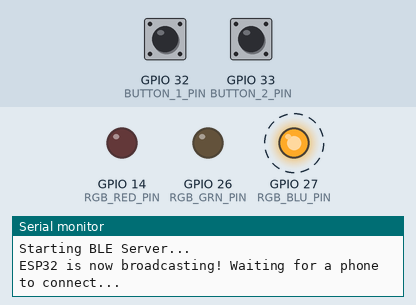
Recording of a program running on a simulated ESP32. Parts: output pins drawn as LEDs (lit = HIGH), the last lines printed to the serial monitor. Dashed ring = blinking. Inputs (shaded band) come from the test bench; at power-on: GPIO 33 (BUTTON_2_PIN) HIGH, GPIO 32 (BUTTON_1_PIN) HIGH. Nothing arrives over Bluetooth unless stated; a phone connects over Bluetooth LE 3 s after start.

Above: at 1.2 s.
1.3 s: GPIO 33 (BUTTON_2_PIN) pulled LOW for 0.15 s
At 3.3 s:
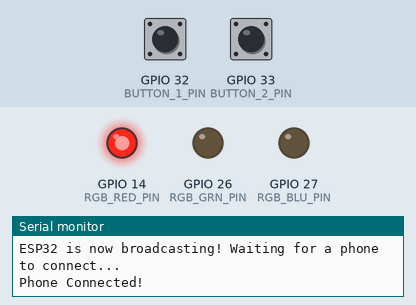
6.5 s: GPIO 33 (BUTTON_2_PIN) pulled LOW for 1 s
At 9.4 s:
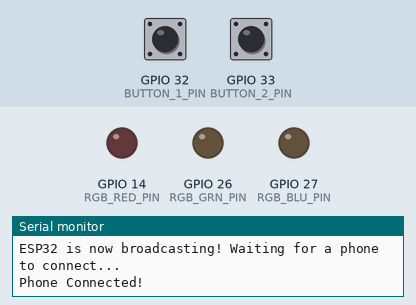
10.5 s: GPIO 33 (BUTTON_2_PIN) pulled LOW for 3.2 s
At 11.2 s:
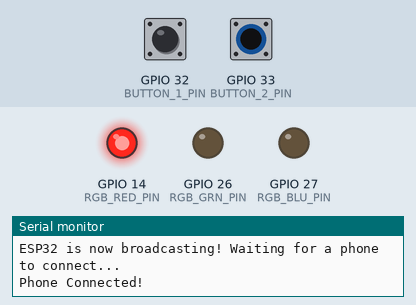
Timing chart, 0 to 16.8 s (numbered marks = the images above; inputs shaded):
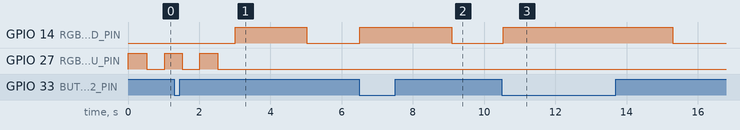

Measured:
- after the input at 1.3 s, GPIO 14 (RGB_RED_PIN): LOW → HIGH after 1.7 s, → LOW 2.0 s later
- after the input at 6.5 s, GPIO 14 (RGB_RED_PIN): LOW → HIGH at once, → LOW 2.6 s later
- after the input at 10.5 s, GPIO 14 (RGB_RED_PIN): LOW → HIGH at once, → LOW 4.8 s later

The program:

main.cpp
```cpp
#include <Arduino.h>
#include <BLEDevice.h>
#include <BLEUtils.h>
#include <BLEServer.h>
#include <freertos/task.h>
#include <freertos/queue.h>

// --- FREERTOS TASK HANDLES ---
TaskHandle_t TaskBLEServerHandle = NULL;
TaskHandle_t TaskButtonHandle = NULL;
TaskHandle_t TaskRGBEngineHandle = NULL;

// --- INTER-TASK COMMUNICATION ---
volatile bool deviceConnected = false;
volatile bool proximityLockingActive = false;
volatile bool isLocked = true;
volatile int statusDisplayTimer = 0;

BLEServer* pGlobalServer = NULL;

// --- HARDWARE CONFIGURATION ---
#define BUTTON_1_PIN  32 // Bluetooth connection search (reset)
#define BUTTON_2_PIN  33 // System status indicator with LED
#define RGB_RED_PIN   14
#define RGB_GRN_PIN   26
#define RGB_BLU_PIN   27


// --- BLUETOOTH CONECTIONS ---
#define SERVICE_UUID        "4fafc201-1fb5-459e-8fcc-c5c9c331914b"
#define CHARACTERISTIC_UUID "beb5483e-36e1-4688-b7f5-ea07361b26a8"


class MyServerCallbacks: public BLEServerCallbacks {
        void onConnect(BLEServer* pServer) {
          deviceConnected = true;
          Serial.println("Phone Connected!");
        };

        void onDisconnect(BLEServer* pServer) {
          deviceConnected = false;
          Serial.println("Phone Disconnected. Searching again...");
          // Restart advertising so the phone can reconnect later
          BLEDevice::startAdvertising();
        }
    };

class MyCharacteristicCallbacks: public BLECharacteristicCallbacks{
    void onWrite(BLECharacteristic *pCharacteristic){
        std::string rxValue = pCharacteristic-> getValue();
        if (rxValue.length() > 0) {
            int receivedCommand = rxValue[0];

            if (receivedCommand == 0) {
                isLocked = true;
                Serial.println("Command Received: LOCK");
            } else if (receivedCommand == 1) {
                isLocked = false;
                Serial.println("Command Received: UNLOCK");
            } else if (receivedCommand == 2) {
                proximityLockingActive = !proximityLockingActive;

                if (proximityLockingActive) {
                    Serial.println("System ARMED: Proximity Locking Active");
                } else {
                    Serial.println("System DISARMED: Manual Mode Only");
                }
            }
        }
    }
};

// ==========================================
//               CORE 0 TASKS
// ==========================================

// Task 1: BLE Mesh Scanning
void TaskBLEServer(void *pvParameters) {
    Serial.println("Starting BLE Server...");

    // Name of ESP32 (This is what the phone will see)
    BLEDevice::init("Proximity_ESP32");

    // Creates the BLE Server
   pGlobalServer = BLEDevice::createServer();
    pGlobalServer->setCallbacks(new MyServerCallbacks());

    // Create the BLE Service
    BLEService *pService = pGlobalServer->createService(SERVICE_UUID);

    // Create a BLE Characteristic (Used to send/receive data)
    BLECharacteristic *pCharacteristic = pService->createCharacteristic(
                                         CHARACTERISTIC_UUID,
                                         BLECharacteristic::PROPERTY_READ |
                                         BLECharacteristic::PROPERTY_WRITE
                                       );

    pCharacteristic->setValue("ESP32 is ready!");
    pCharacteristic->setCallbacks(new MyCharacteristicCallbacks());

    // Start the service
    pService->start();

    // Start broadcasting (advertising) so the phone can find it
    BLEAdvertising *pAdvertising = BLEDevice::getAdvertising();
    pAdvertising->addServiceUUID(SERVICE_UUID);
    pAdvertising->setScanResponse(true);
    pAdvertising->setMinPreferred(0x06);
    pAdvertising->setMinPreferred(0x12);
    BLEDevice::startAdvertising();

    Serial.println("ESP32 is now broadcasting! Waiting for a phone to connect...");

    for (;;) {
        // The BLE connection runs in the background
        vTaskDelay(pdMS_TO_TICKS(100)); // Yield to prevent watchdog starvation
    }
}


// ==========================================
//               CORE 1 TASKS
// ==========================================

// Task 2: Button Debouncing & Software ISR Handling
void TaskButton(void *pvParameters) {
    // Initialize your GPIO input pins here
    pinMode(BUTTON_1_PIN, INPUT_PULLUP);
    pinMode(BUTTON_2_PIN, INPUT_PULLUP);
    for (;;) {
        // 1. Monitor state changes on  Momentary Tactile Buttons
        if(digitalRead(BUTTON_1_PIN) == LOW){ // Reset or start bluetooth connection search
           if(!deviceConnected){
                Serial.println("Restarting Connection Search");
                BLEDevice::startAdvertising();
            }
            else{
                Serial.println("Force Phone Disconnect");
                pGlobalServer->disconnect(pGlobalServer->getConnId());
            }
            vTaskDelay(pdMS_TO_TICKS(500));
        }
        if(digitalRead(BUTTON_2_PIN) == LOW){ // Display System state with LED (Make TaskButton higher priority once device is connected)
            statusDisplayTimer = 2000;
            vTaskDelay(pdMS_TO_TICKS(500));
        }

        vTaskDelay(pdMS_TO_TICKS(50));
    }
}

// Task 3: RGB State Engine
void TaskRGBEngine(void *pvParameters) {
    // Initialize your PWM channels / GPIO output pins here for the Common Cathode LED
    pinMode(RGB_RED_PIN, OUTPUT);
    pinMode(RGB_GRN_PIN, OUTPUT);
    pinMode(RGB_BLU_PIN, OUTPUT);

    digitalWrite(RGB_RED_PIN, LOW);
    digitalWrite(RGB_GRN_PIN, LOW);
    digitalWrite(RGB_BLU_PIN, LOW);
    for (;;) {
        digitalWrite(RGB_RED_PIN, LOW);
        digitalWrite(RGB_GRN_PIN, LOW);
        digitalWrite(RGB_BLU_PIN, LOW);
        if(!deviceConnected){
            if ((millis() / 500) % 2 == 0) {
                digitalWrite(RGB_BLU_PIN, HIGH);
            }

        }
        else if (statusDisplayTimer > 0){
            if(isLocked){
                digitalWrite(RGB_RED_PIN, HIGH);
            }
            else if(!isLocked && !proximityLockingActive){
                digitalWrite(RGB_BLU_PIN, HIGH);
                digitalWrite(RGB_RED_PIN, HIGH);
            }
            else if (proximityLockingActive){
                digitalWrite(RGB_GRN_PIN, HIGH);
            }
            statusDisplayTimer -= 33;
        }

        vTaskDelay(pdMS_TO_TICKS(33));
    }
}


// ==========================================
//               SYSTEM SETUP
// ==========================================
void setup() {
    Serial.begin(115200);

    // Initialize Future Inter-Task Communication queues here
    // rssiQueue = xQueueCreate(10, sizeof(int));

    // CREATE CORE 0 TASK (The Protocol Core)
    xTaskCreatePinnedToCore(
        TaskBLEServer,          // Function name
        "BLE_Server",           // Text name for debugging
        4096,                   // Stack size in words (BLE requires a larger stack)
        NULL,                   // Parameter to pass
        2,                      // Priority
        &TaskBLEServerHandle,   // Task handle
        0                       // Pinned to Core 0
    );

    // CREATE CORE 1 TASKS (The Application Core)
    xTaskCreatePinnedToCore(
        TaskButton,
        "Button_Debounce",
        2048,
        NULL,
        2,
        &TaskButtonHandle,
        1                     // Pinned to Core 1
    );

    xTaskCreatePinnedToCore(
        TaskRGBEngine,
        "RGB_Engine",
        2048,
        NULL,
        1,
        &TaskRGBEngineHandle,
        1                     // Pinned to Core 1
    );
}

void loop() {
    vTaskDelete(NULL);
}
```

connectionTest.cpp
```cpp
// #include <Arduino.h>
// #include <BLEDevice.h>
// #include <BLEUtils.h>
// #include <BLEServer.h>
// #include <freertos/FreeRTOS.h>
// // potential freertos libras that can be used
// #include <freertos/task.h>
// #include <freertos/queue.h>


// // Unique IDs for the BLE Service and Characteristic
// // (You will need these exact IDs in your Android Kotlin code later!)
// #define SERVICE_UUID        "4fafc201-1fb5-459e-8fcc-c5c9c331914b"
// #define CHARACTERISTIC_UUID "beb5483e-36e1-4688-b7f5-ea07361b26a8"

// bool deviceConnected = false;

// // Callbacks to know when a phone connects or disconnects
// class MyServerCallbacks: public BLEServerCallbacks {
//     void onConnect(BLEServer* pServer) {
//       deviceConnected = true;
//       Serial.println("Phone Connected!");
//     };

//     void onDisconnect(BLEServer* pServer) {
//       deviceConnected = false;
//       Serial.println("Phone Disconnected. Searching again...");
//       // Restart advertising so the phone can reconnect later
//       BLEDevice::startAdvertising();
//     }
// };

// void setup() {
//   Serial.begin(115200);
//   Serial.println("Starting BLE Server...");

//   // 1. Name your ESP32 (This is what your phone will see)
//   BLEDevice::init("Proximity_ESP32");

//   // 2. Create the BLE Server
//   BLEServer *pServer = BLEDevice::createServer();
//   pServer->setCallbacks(new MyServerCallbacks());

//   // 3. Create the BLE Service
//   BLEService *pService = pServer->createService(SERVICE_UUID);

//   // 4. Create a BLE Characteristic (Used to send/receive data)
//   BLECharacteristic *pCharacteristic = pService->createCharacteristic(
//                                          CHARACTERISTIC_UUID,
//                                          BLECharacteristic::PROPERTY_READ |
//                                          BLECharacteristic::PROPERTY_WRITE
//                                        );

//   pCharacteristic->setValue("ESP32 is ready!");

//   // 5. Start the service
//   pService->start();

//   // 6. Start broadcasting (advertising) so the phone can find it
//   BLEAdvertising *pAdvertising = BLEDevice::getAdvertising();
//   pAdvertising->addServiceUUID(SERVICE_UUID);
//   pAdvertising->setScanResponse(true);
//   pAdvertising->setMinPreferred(0x06);
//   pAdvertising->setMinPreferred(0x12);
//   BLEDevice::startAdvertising();

//   Serial.println("ESP32 is now broadcasting! Waiting for a phone to connect...");
// }

// void loop() {
//   // We don't need to do anything in the loop right now!
//   // The BLE connection runs in the background.
//   delay(2000);
// }
```
